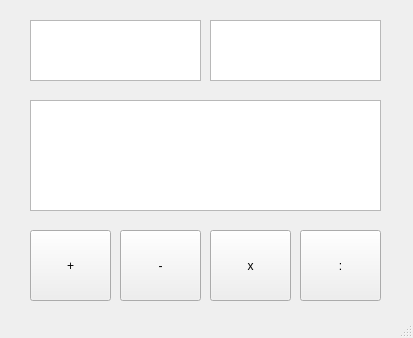
<?xml version="1.0" encoding="UTF-8"?>
<ui version="4.0">
 <class>MainWindow</class>
 <widget class="QMainWindow" name="MainWindow">
  <property name="geometry">
   <rect>
    <x>0</x>
    <y>0</y>
    <width>413</width>
    <height>338</height>
   </rect>
  </property>
  <property name="windowTitle">
   <string>PYCalcola</string>
  </property>
  <property name="statusTip">
   <string/>
  </property>
  <property name="unifiedTitleAndToolBarOnMac">
   <bool>false</bool>
  </property>
  <widget class="QWidget" name="centralwidget">
   <widget class="QPushButton" name="btnPiu">
    <property name="geometry">
     <rect>
      <x>30</x>
      <y>230</y>
      <width>81</width>
      <height>71</height>
     </rect>
    </property>
    <property name="toolTip">
     <string>&lt;html&gt;&lt;head/&gt;&lt;body&gt;&lt;p&gt;&lt;span style=&quot; font-size:12pt; color:#000000;&quot;&gt;Esegui la somma/addizione&lt;/span&gt;&lt;/p&gt;&lt;/body&gt;&lt;/html&gt;</string>
    </property>
    <property name="styleSheet">
     <string notr="true">font: 20pt &quot;MS Shell Dlg 2&quot;;</string>
    </property>
    <property name="text">
     <string>+</string>
    </property>
    <property name="default">
     <bool>false</bool>
    </property>
   </widget>
   <widget class="QPushButton" name="btnMeno">
    <property name="geometry">
     <rect>
      <x>120</x>
      <y>230</y>
      <width>81</width>
      <height>71</height>
     </rect>
    </property>
    <property name="toolTip">
     <string>&lt;html&gt;&lt;head/&gt;&lt;body&gt;&lt;p&gt;&lt;span style=&quot; font-size:12pt; color:#000000;&quot;&gt;Esegui la sottrazione&lt;/span&gt;&lt;/p&gt;&lt;/body&gt;&lt;/html&gt;</string>
    </property>
    <property name="styleSheet">
     <string notr="true">font: 24pt &quot;MS Shell Dlg 2&quot;;</string>
    </property>
    <property name="text">
     <string>-</string>
    </property>
    <property name="default">
     <bool>false</bool>
    </property>
   </widget>
   <widget class="QPushButton" name="btnDiviso">
    <property name="geometry">
     <rect>
      <x>300</x>
      <y>230</y>
      <width>81</width>
      <height>71</height>
     </rect>
    </property>
    <property name="toolTip">
     <string>&lt;html&gt;&lt;head/&gt;&lt;body&gt;&lt;p&gt;&lt;span style=&quot; font-size:12pt;&quot;&gt;Esegui la divisione&lt;/span&gt;&lt;/p&gt;&lt;/body&gt;&lt;/html&gt;</string>
    </property>
    <property name="styleSheet">
     <string notr="true">font: 24pt &quot;MS Shell Dlg 2&quot;;</string>
    </property>
    <property name="text">
     <string>:</string>
    </property>
    <property name="default">
     <bool>false</bool>
    </property>
   </widget>
   <widget class="QPushButton" name="btnPer">
    <property name="geometry">
     <rect>
      <x>210</x>
      <y>230</y>
      <width>81</width>
      <height>71</height>
     </rect>
    </property>
    <property name="toolTip">
     <string>&lt;html&gt;&lt;head/&gt;&lt;body&gt;&lt;p&gt;&lt;span style=&quot; font-size:12pt;&quot;&gt;Esegui la moltiplicazione&lt;/span&gt;&lt;/p&gt;&lt;/body&gt;&lt;/html&gt;</string>
    </property>
    <property name="styleSheet">
     <string notr="true">font: 20pt &quot;MS Shell Dlg 2&quot;;</string>
    </property>
    <property name="text">
     <string>x</string>
    </property>
    <property name="default">
     <bool>false</bool>
    </property>
   </widget>
   <widget class="QTextEdit" name="txt1">
    <property name="geometry">
     <rect>
      <x>30</x>
      <y>20</y>
      <width>171</width>
      <height>61</height>
     </rect>
    </property>
    <property name="styleSheet">
     <string notr="true">font: 20pt &quot;MS Shell Dlg 2&quot;;</string>
    </property>
    <property name="html">
     <string>&lt;!DOCTYPE HTML PUBLIC &quot;-//W3C//DTD HTML 4.0//EN&quot; &quot;http://www.w3.org/TR/REC-html40/strict.dtd&quot;&gt;
&lt;html&gt;&lt;head&gt;&lt;meta name=&quot;qrichtext&quot; content=&quot;1&quot; /&gt;&lt;style type=&quot;text/css&quot;&gt;
p, li { white-space: pre-wrap; }
&lt;/style&gt;&lt;/head&gt;&lt;body style=&quot; font-family:'MS Shell Dlg 2'; font-size:20pt; font-weight:400; font-style:normal;&quot;&gt;
&lt;p align=&quot;right&quot; style=&quot;-qt-paragraph-type:empty; margin-top:0px; margin-bottom:0px; margin-left:0px; margin-right:0px; -qt-block-indent:0; text-indent:0px; font-size:7.8pt;&quot;&gt;&lt;br /&gt;&lt;/p&gt;&lt;/body&gt;&lt;/html&gt;</string>
    </property>
   </widget>
   <widget class="QTextEdit" name="txt2">
    <property name="geometry">
     <rect>
      <x>210</x>
      <y>20</y>
      <width>171</width>
      <height>61</height>
     </rect>
    </property>
    <property name="styleSheet">
     <string notr="true">font: 20pt &quot;MS Shell Dlg 2&quot;;</string>
    </property>
    <property name="html">
     <string>&lt;!DOCTYPE HTML PUBLIC &quot;-//W3C//DTD HTML 4.0//EN&quot; &quot;http://www.w3.org/TR/REC-html40/strict.dtd&quot;&gt;
&lt;html&gt;&lt;head&gt;&lt;meta name=&quot;qrichtext&quot; content=&quot;1&quot; /&gt;&lt;style type=&quot;text/css&quot;&gt;
p, li { white-space: pre-wrap; }
&lt;/style&gt;&lt;/head&gt;&lt;body style=&quot; font-family:'MS Shell Dlg 2'; font-size:20pt; font-weight:400; font-style:normal;&quot;&gt;
&lt;p align=&quot;right&quot; style=&quot;-qt-paragraph-type:empty; margin-top:0px; margin-bottom:0px; margin-left:0px; margin-right:0px; -qt-block-indent:0; text-indent:0px; font-size:7.8pt;&quot;&gt;&lt;br /&gt;&lt;/p&gt;&lt;/body&gt;&lt;/html&gt;</string>
    </property>
   </widget>
   <widget class="QTextEdit" name="txtRisultato">
    <property name="geometry">
     <rect>
      <x>30</x>
      <y>100</y>
      <width>351</width>
      <height>111</height>
     </rect>
    </property>
    <property name="styleSheet">
     <string notr="true">font: 24pt &quot;MS Shell Dlg 2&quot;;color:rgb(85, 85, 255)</string>
    </property>
    <property name="html">
     <string>&lt;!DOCTYPE HTML PUBLIC &quot;-//W3C//DTD HTML 4.0//EN&quot; &quot;http://www.w3.org/TR/REC-html40/strict.dtd&quot;&gt;
&lt;html&gt;&lt;head&gt;&lt;meta name=&quot;qrichtext&quot; content=&quot;1&quot; /&gt;&lt;style type=&quot;text/css&quot;&gt;
p, li { white-space: pre-wrap; }
&lt;/style&gt;&lt;/head&gt;&lt;body style=&quot; font-family:'MS Shell Dlg 2'; font-size:24pt; font-weight:400; font-style:normal;&quot;&gt;
&lt;p align=&quot;right&quot; style=&quot;-qt-paragraph-type:empty; margin-top:0px; margin-bottom:0px; margin-left:0px; margin-right:0px; -qt-block-indent:0; text-indent:0px; font-size:7.8pt;&quot;&gt;&lt;br /&gt;&lt;/p&gt;&lt;/body&gt;&lt;/html&gt;</string>
    </property>
   </widget>
  </widget>
  <widget class="QMenuBar" name="menubar">
   <property name="geometry">
    <rect>
     <x>0</x>
     <y>0</y>
     <width>413</width>
     <height>26</height>
    </rect>
   </property>
  </widget>
  <widget class="QStatusBar" name="statusbar"/>
 </widget>
 <resources/>
 <connections/>
</ui>
